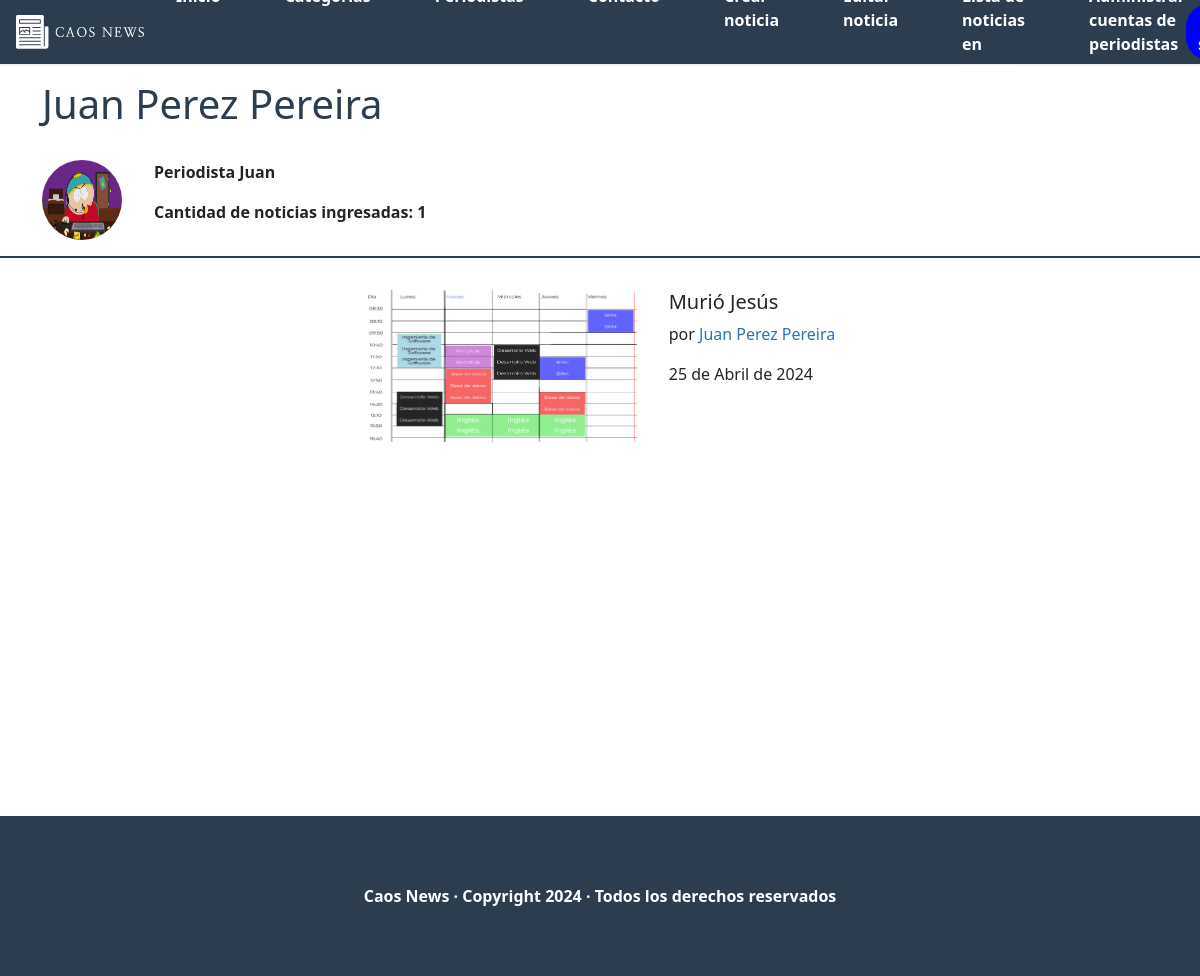
The page /periodista/1/ on the database as committed earlier.
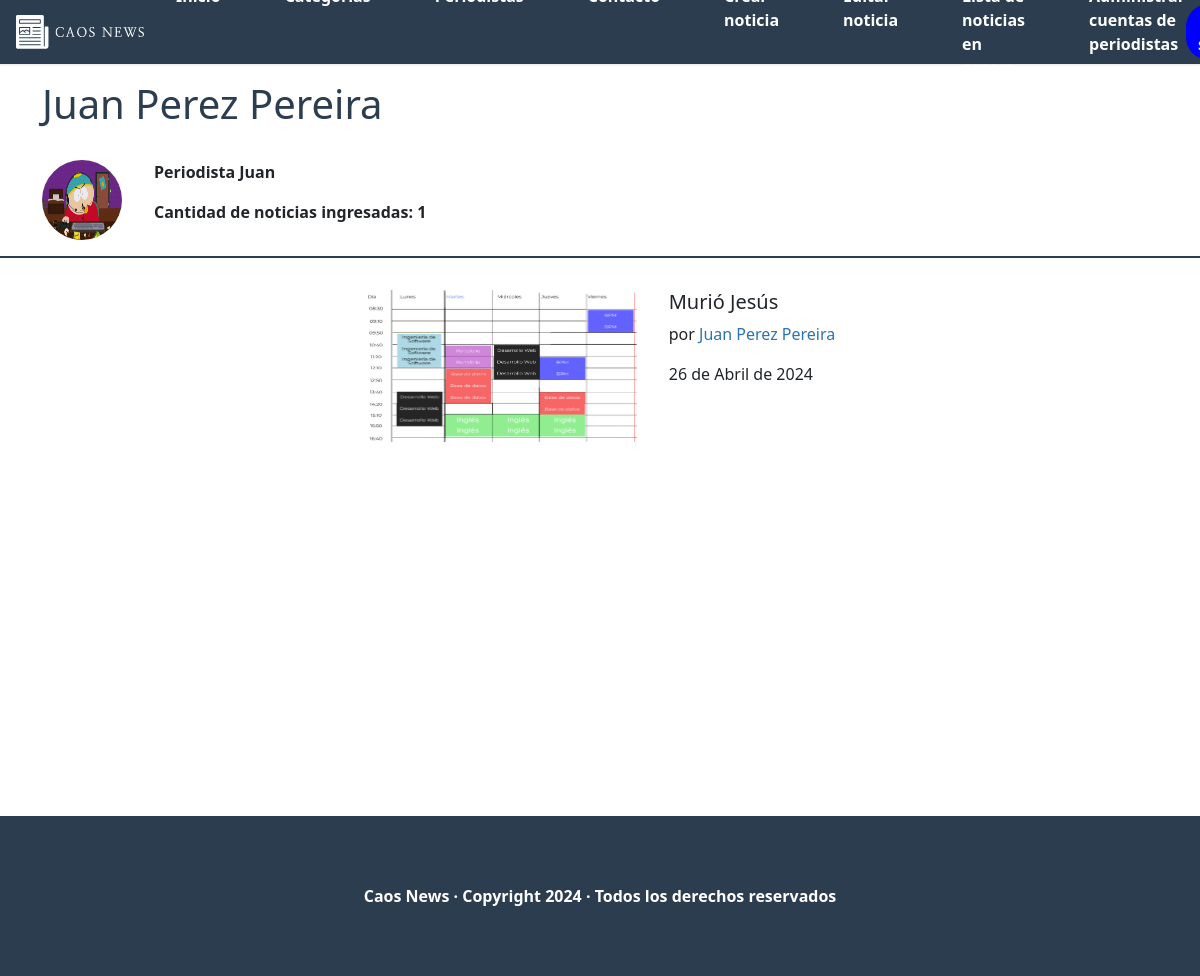
The same page on the database as committed later.
### core/models.py (models this page shows, shortened)
class Noticia(models.Model):
    titulo = models.CharField(max_length=50, unique=True)
    ubicacion = models.CharField(max_length=50)
    fecha = models.DateField(auto_now=True)
    portada = models.ImageField(upload_to='portadas_noticias', blank=False, default='portada.jpg')
    cuerpo = models.TextField()
    id_autor = models.ForeignKey(Usuario, on_delete=models.RESTRICT)
    id_categoria = models.ForeignKey(CategoriaNoticia, on_delete=models.RESTRICT)
    id_estado_noticia = models.ForeignKey(EstadoNoticia, on_delete=models.RESTRICT)

class Usuario(models.Model):
    nombre_completo = models.CharField(max_length=60)
    correo = models.EmailField(max_length=60, unique=True)
    contrasenia = models.CharField(max_length=30)
    id_tipo_usuario = models.ForeignKey(TipoUsuario, on_delete=models.RESTRICT)

### core/views.py (the view)
# urls.py: path('periodista/<id>/', periodista, name='periodista'),
def periodista(request, id):
    perfil_periodista = PerfilPeriodista.objects.get(id_usuario=id)
    cantidad_noticias = Noticia.objects.filter(id_autor=id).count()
    lista_noticias = Noticia.objects.filter(id_autor=id)
    aux = {
        'perfil_periodista': perfil_periodista,
        'cantidad_noticias': cantidad_noticias,
        'lista_noticias': lista_noticias
    }
    return render(request, 'core/paginas/comun/periodista.html', aux)

### core/templates/core/paginas/comun/periodista.html
{% extends 'core/base.html'%}
{% load static %}
{% block estilo %}
    <link rel="stylesheet" href="{% static 'core/css/periodista.css' %}" />
{% endblock %}
{% block content %}
    <main>
      <div class="container">
        <h1 class="journalist-name">{{perfil_periodista.id_usuario.nombre_completo}}</h1>
      </div>
      <div class="journalist-card container">
        <img src="{{perfil_periodista.foto_perfil.url}}" class="journalist-photo" alt="" />
        <div class="journalist-description">
          <p class="description">
            {{perfil_periodista.descripcion}}
          </p>
          <p class="description">Cantidad de noticias ingresadas: {{cantidad_noticias}}</p>
        </div>
      </div>
      <div class="separator"></div>
      <div class="news-container container">
        {% for noticia in lista_noticias %}
        <div class="news">
          <a href="{% url 'noticia' noticia.id %}">
            <img class="news-banner" src="{{noticia.portada.url}}" alt=""/>
          </a>
          <div class="news-text">
            <a href="{% url 'noticia' noticia.id %}">
              <h2 class="news-title">{{noticia.titulo}}</h2>
            </a>
            <p class="news-description hide">
              por
              <a href="{% url 'periodista' perfil_periodista.id_usuario.id %}" class="journalist">{{noticia.id_autor.nombre_completo}}</a>
            </p>
            <p class="news-description">{{noticia.fecha}}</p>
          </div>
        </div>
        {% endfor %}
      </div>
    </main>
    {% endblock %}

Rows that differ between the two databases and show on the page:
changed Noticia "Murió Jesús": fecha "25 de Abril de 2024" → "26 de Abril de 2024"
